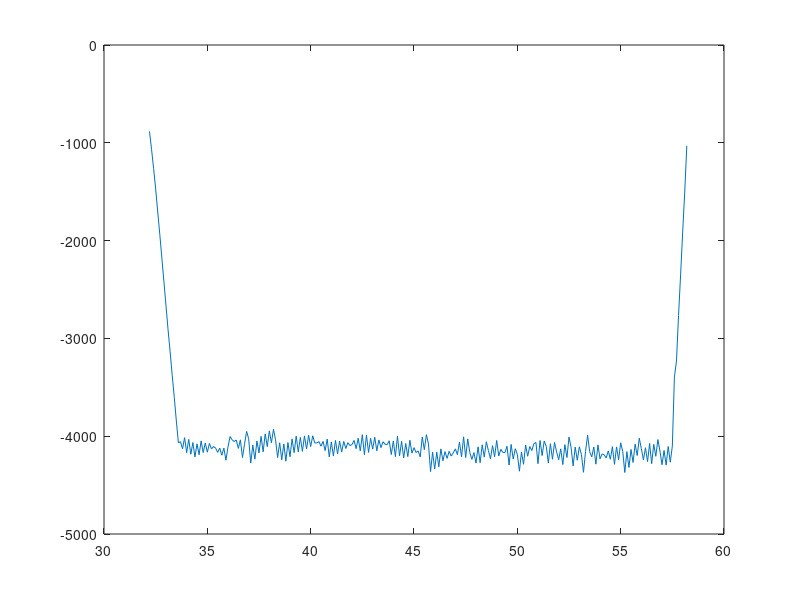

Reproduce this figure in MATLAB.
close all
clear all
load('shot_45988');

time1=1e-3*data.time;
%60.9
%86.9
%87.7
%113.5
%114.2
%140.1
%140.9
%166.9
%%%%% 45994
%59
%84.7
%85.7
%111.5
%112.2
%138.1
%138.8
%164.6

index1=find(time1 == 140.9);
index2=find(time1 == 166.9);

Ip=data.Ip_magn(index1:index2);
I_prim=data.prim(index1:index2);
I_hor=data.hor(index1:index2);
I_vert=data.vert(index1:index2);
Rc=data.R0(index1:index2);
Zc=data.z0(index1:index2);
Bsens=data.mirnv_corr(:,(index1:index2))/(50*49e-6);
 Bsens(10,:)=Bsens(10,:)*1.2803;
time=time1(index1:index2)-108.7;

ISTTOK.Ip=double(Ip);
ISTTOK.I_prim=double(I_prim);
ISTTOK.I_hor=double(I_hor);
ISTTOK.I_vert=double(I_vert);
ISTTOK.Rc=double(Rc);
ISTTOK.Zc=double(Zc);
ISTTOK.Bsens=double(Bsens);
ISTTOK.time=double(time);

inputs=[ISTTOK.I_prim,ISTTOK.I_vert,ISTTOK.I_hor];
outputs=[ISTTOK.Ip, ISTTOK.Rc,ISTTOK.Zc];



inputs1=[ISTTOK.I_vert,ISTTOK.I_hor];
outputs1=[ISTTOK.Rc,ISTTOK.Zc];

% for i=1:12
% plot(time,Bsens(i,:))
% hold on
% grid on
% end

plot(time, ISTTOK.Ip)
hold on